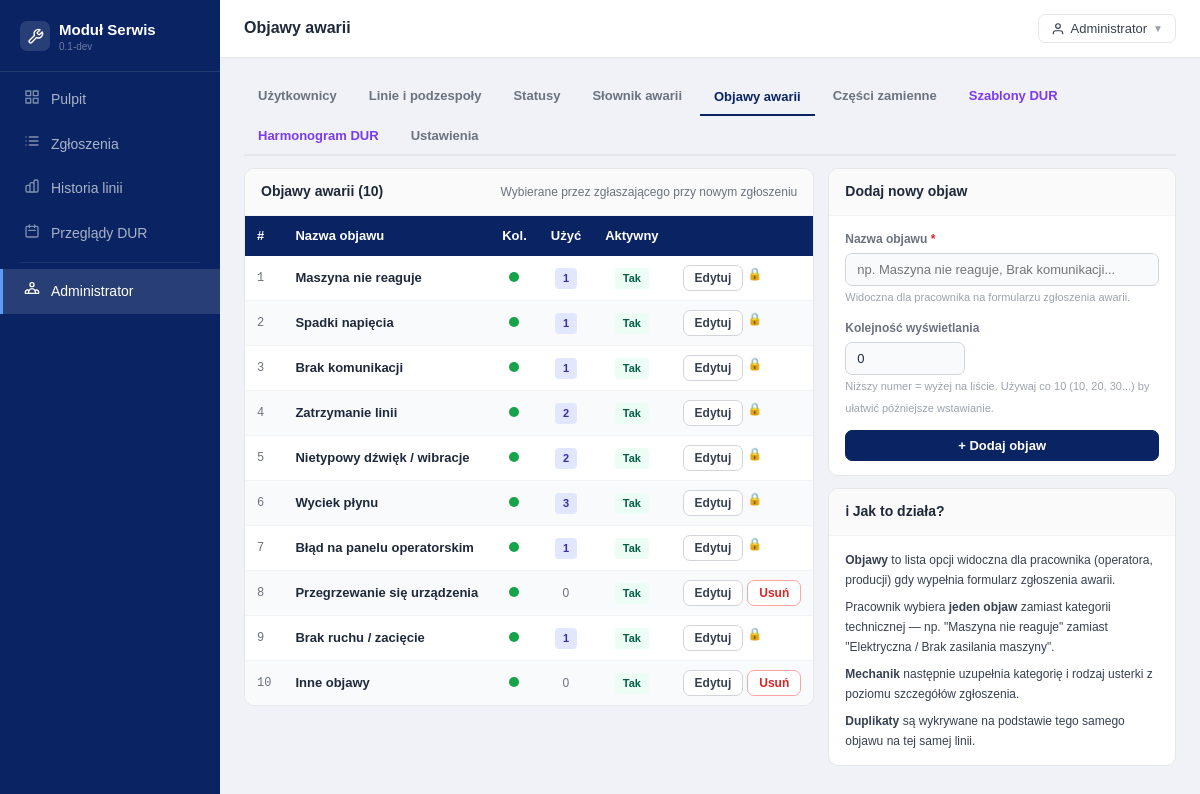
The page /index.php?route=admin_symptoms (signed in) on the database its author committed.
### tables this page shows
CREATE TABLE IF NOT EXISTS `failure_symptoms` (
    `id` INT UNSIGNED NOT NULL AUTO_INCREMENT,
    `name` VARCHAR(200) NOT NULL,
    `sort_order` INT UNSIGNED NOT NULL DEFAULT 0,
    `is_active` TINYINT(1) NOT NULL DEFAULT 1,
    `created_at` DATETIME NOT NULL DEFAULT CURRENT_TIMESTAMP,
    `updated_at` DATETIME NOT NULL DEFAULT CURRENT_TIMESTAMP ON UPDATE CURRENT_TIMESTAMP,
    PRIMARY KEY (`id`),
    KEY `idx_symptoms_active` (`is_active`),
    KEY `idx_symptoms_order` (`sort_order`)
);

### app/Controllers/AdminController.php (called while the page is built, shortened)
<?php
class AdminController
{
    public function symptoms(): void
    {
        $db = \App\Helpers\Database::get();
        $st = $db->query(
            "SELECT s.*, COUNT(f.id) AS usage_count
             FROM failure_symptoms s
             LEFT JOIN failures f ON f.symptom_id = s.id
             GROUP BY s.id
             ORDER BY s.sort_order, s.name"
        );
        $symptoms = $st->fetchAll();
        require BASE_PATH . '/templates/admin/symptoms.php';
    }
}

### app/Helpers/Helpers.php (called while the page is built, shortened)
<?php
class Helpers
{
    public static function e(mixed $v): string
    {
        return htmlspecialchars((string)($v ?? ''), ENT_QUOTES | ENT_HTML5, 'UTF-8');
    }
}

### templates/admin/symptoms.php (the view, shortened to what this page needs)
<?php
require BASE_PATH . '/templates/shared/header.php';
?>
<div class="atabs mb2">
  <a href="<?= BASE_URL ?>/index.php?route=admin_users" class="atab">Użytkownicy</a>
  <a href="<?= BASE_URL ?>/index.php?route=admin_lines" class="atab">Linie i podzespoły</a>
  <a href="<?= BASE_URL ?>/index.php?route=admin_statuses" class="atab">Statusy</a>
  <a href="<?= BASE_URL ?>/index.php?route=admin_dictionary" class="atab">Słownik awarii</a>
  <button class="atab active">Objawy awarii</button>
  <a href="<?= BASE_URL ?>/index.php?route=admin_spare_parts" class="atab">Części zamienne</a>
  <a href="<?= BASE_URL ?>/index.php?route=admin_dur_tmpl" class="atab v">Szablony DUR</a>
  <a href="<?= BASE_URL ?>/index.php?route=admin_dur_sched" class="atab v">Harmonogram DUR</a>
  <a href="<?= BASE_URL ?>/index.php?route=admin_settings" class="atab">Ustawienia</a>
</div>
<div class="g2">
  <div>
    <div class="card">
      <div class="card-head">
        <span class="card-title">Objawy awarii (<?= count($symptoms) ?>)</span>
        <span class="muted fs-sm">Wybierane przez zgłaszającego przy nowym zgłoszeniu</span>
      </div>
      <div class="twrap">
        <table>
          <thead>
            <tr>
              <th style="width:40px;">#</th>
              <th>Nazwa objawu</th>
              <th style="width:60px;text-align:center;">Kol.</th>
              <th style="width:70px;text-align:center;">Użyć</th>
              <th style="width:70px;text-align:center;">Aktywny</th>
              <th style="width:100px;"></th>
            </tr>
          </thead>
          <tbody>
            <?php if ($symptoms): ?>
              <?php foreach ($symptoms as $s): ?>
                <tr>
                  <td class="muted fs-sm mono"><?= (int)$s['sort_order'] ?></td>
                  <td class="fw6"><?= Helpers::e($s['name']) ?></td>
                  <td style="text-align:center;">
                    <span class="dot" style="background:<?= $s['is_active'] ? '#16a34a' : '#d1d5db' ?>;width:10px;height:10px;"></span>
                  </td>
                  <td style="text-align:center;">
                    <?php if ($s['usage_count'] > 0): ?>
                      <span class="badge" style="background:#e0e7ff;color:#3730a3;"><?= (int)$s['usage_count'] ?></span>
                    <?php else: ?>
                      <span class="muted fs-sm">0</span>
                    <?php endif; ?>
                  </td>
                  <td style="text-align:center;">
                    <?php if ($s['is_active']): ?>
                      <span class="badge" style="background:#ecfdf5;color:#065f46;">Tak</span>
                    <?php else: ?>
                      <span class="badge" style="background:#f3f4f6;color:#6b7280;">Nie</span>
                    <?php endif; ?>
                  </td>
                  <td>
                    <div style="display:flex;gap:4px;">
                      <button class="btn btn-sm"
                        onclick="editSymptom(<?= $s['id'] ?>, <?= htmlspecialchars(json_encode($s['name']), ENT_QUOTES) ?>, <?= (int)$s['sort_order'] ?>, <?= $s['is_active'] ? 1 : 0 ?>)">
                        Edytuj
                      </button>
                      <?php if ((int)$s['usage_count'] === 0): ?>
                        <form method="POST" action="<?= BASE_URL ?>/index.php?route=admin_symptom_delete"
                          style="display:inline;"
                          onsubmit="return confirm('Usunąć objaw &quot;<?= Helpers::e(addslashes($s['name'])) ?>&quot;?');">
                          <button type="submit" class="btn btn-sm" style="color:#dc2626;border-color:#fca5a5;">Usuń</button>
                        </form>
                      <?php else: ?>
                        <span class="muted fs-sm" title="Objaw jest używany w zgłoszeniach — dezaktywuj zamiast usuwać" style="cursor:help;">🔒</span>
                      <?php endif; ?>
                    </div>
                  </td>
                </tr>
              <?php endforeach; ?>
            <?php endif; ?>
          </tbody>
        </table>
      </div>
    </div>
  </div>
  <div>
    <div class="card">
      <div class="card-head">
        <span class="card-title" id="formTitle">Dodaj nowy objaw</span>
      </div>
      <div class="card-body">
        <form method="POST" action="<?= BASE_URL ?>/index.php?route=admin_symptom_save" id="symptomForm">
          <div class="fg">
            <label class="flbl" for="symptomName">Nazwa objawu <span class="req">*</span></label>
            <input type="text" name="name" id="symptomName" class="fc" required
              placeholder="np. Maszyna nie reaguje, Brak komunikacji..."
              maxlength="200">
            <span class="fhint">Widoczna dla pracownika na formularzu zgłoszenia awarii.</span>
          </div>
          <div class="fg">
            <label class="flbl" for="symptomOrder">Kolejność wyświetlania</label>
            <input type="number" name="sort_order" id="symptomOrder" class="fc"
              value="0" min="0" max="999" style="max-width:120px;">
            <span class="fhint">Niższy numer = wyżej na liście. Używaj co 10 (10, 20, 30...) by ułatwić późniejsze wstawianie.</span>
          </div>
          <button type="submit" class="btn btn-p btn-block" id="submitBtn">+ Dodaj objaw</button>
        </form>
      </div>
    </div>
    <div class="card mt2" style="margin-top:12px;">
      <div class="card-head"><span class="card-title">ℹ Jak to działa?</span></div>
      <div class="card-body fs-sm" style="color:#374151;line-height:1.7;">
        <p class="mb1"><strong>Objawy</strong> to lista opcji widoczna dla pracownika (operatora, producji) gdy wypełnia formularz zgłoszenia awarii.</p>
        <p class="mb1">Pracownik wybiera <strong>jeden objaw</strong> zamiast kategorii technicznej — np. "Maszyna nie reaguje" zamiast "Elektryczna / Brak zasilania maszyny".</p>
        <p class="mb1"><strong>Mechanik</strong> następnie uzupełnia kategorię i rodzaj usterki z poziomu szczegółów zgłoszenia.</p>
        <p><strong>Duplikaty</strong> są wykrywane na podstawie tego samego objawu na tej samej linii.</p>
      </div>
    </div>
  </div>
</div>
<?php require BASE_PATH . '/templates/shared/footer.php'; ?>

### templates/shared/header.php (style rules this page uses)
*, *::before, *::after { box-sizing: border-box; margin: 0; padding: 0; }
html, body { height: 100%; }
body { font-family: Arial, Helvetica, sans-serif; font-size: 14px; background: #f0f2f7; color: #1e293b; line-height: 1.55; }
a { color: #0a2463; text-decoration: none; }
.card { background: #fff; border: 1px solid #e5e7eb; border-radius: 10px; overflow: hidden; }
.card-head { padding: 12px 16px; border-bottom: 1px solid #f3f4f6; display: flex; align-items: center; justify-content: space-between; background: #fafafa; }
.card-title { font-size: 14px; font-weight: 700; color: #1e293b; }
.card-body { padding: 14px 16px; }
.btn { display: inline-flex; align-items: center; gap: 5px; padding: 7px 15px; border-radius: 7px; font-size: 13px; font-weight: 600; cursor: pointer; border: 1px solid #d1d5db; background: #fff; color: #374151; transition: background .12s; font-family: Arial, Helvetica, sans-serif; white-space: nowrap; text-decoration: none; }
.btn-p { background: #0a2463; color: #fff; border-color: #0a2463; }
.btn-sm { padding: 5px 11px; font-size: 12px; }
.btn-block { width: 100%; justify-content: center; }
.fg { margin-bottom: 12px; }
.flbl { display: block; font-size: 12px; font-weight: 600; color: #6b7280; margin-bottom: 4px; }
.req { color: #dc2626; }
.fc { display: block; width: 100%; padding: 8px 11px; border: 1px solid #d1d5db; border-radius: 7px; font-size: 13px; color: #1e293b; background: #f9fafb; font-family: Arial, Helvetica, sans-serif; transition: border-color .12s; outline: none; }
.fhint { font-size: 11px; color: #9ca3af; margin-top: 3px; }
.twrap { overflow-x: auto; }
table { width: 100%; border-collapse: collapse; font-size: 13px; }
thead th { background: #0a2463; color: #fff; font-weight: 600; padding: 10px 12px; text-align: left; white-space: nowrap; border: none; }
td { padding: 9px 12px; border-bottom: 1px solid #f3f4f6; color: #1e293b; white-space: nowrap; vertical-align: middle; }
tbody tr:nth-child(even) td { background: #f9fafb; }
tbody tr:last-child td { border-bottom: none; }
.badge { display: inline-block; padding: 2px 8px; border-radius: 4px; font-size: 11px; font-weight: 600; white-space: nowrap; }
.g2 { display: grid; grid-template-columns: 1fr 1fr; gap: 14px; }
.atabs { display: flex; gap: 4px; flex-wrap: wrap; margin-bottom: 16px; border-bottom: 2px solid #e5e7eb; }
.atab { padding: 8px 14px; font-size: 13px; font-weight: 600; border: none; border-bottom: 2px solid transparent; background: none; color: #6b7280; cursor: pointer; font-family: Arial, Helvetica, sans-serif; margin-bottom: -2px; text-decoration: none; display: inline-block; }
.atab.active { color: #0a2463; border-bottom-color: #0a2463; }
.atab.v { color: #7c3aed; }
.mb1 { margin-bottom: 6px; }
.mb2 { margin-bottom: 12px; }
.mt2 { margin-top: 12px; }
.muted { color: #6b7280; }
.fs-sm { font-size: 12px; }
.fw6 { font-weight: 600; }
.mono { font-family: monospace; }
.dot { width: 8px; height: 8px; border-radius: 50%; display: inline-block; flex-shrink: 0; }

### rows shown on the page
failure_symptoms: sort_order "1", name "Maszyna nie reaguje", is_active 1 (drawn), usage_count "1"
failure_symptoms: sort_order "2", name "Spadki napięcia", is_active 1 (drawn), usage_count "1"
failure_symptoms: sort_order "3", name "Brak komunikacji", is_active 1 (drawn), usage_count "1"
failure_symptoms: sort_order "4", name "Zatrzymanie linii", is_active 1 (drawn), usage_count "2"
failure_symptoms: sort_order "5", name "Nietypowy dźwięk / wibracje", is_active 1 (drawn), usage_count "2"
failure_symptoms: sort_order "6", name "Wyciek płynu", is_active 1 (drawn), usage_count "3"
failure_symptoms: sort_order "7", name "Błąd na panelu operatorskim", is_active 1 (drawn), usage_count "1"
failure_symptoms: sort_order "8", name "Przegrzewanie się urządzenia", is_active 1 (drawn), shows "0"
failure_symptoms: sort_order "9", name "Brak ruchu / zacięcie", is_active 1 (drawn), usage_count "1"
failure_symptoms: sort_order "10", name "Inne objawy", is_active 1 (drawn)

### other values the page prints
$appName "Moduł Serwis"
$appVersion "0.1-dev"
Helpers::e($item['label']) "Pulpit"
Helpers::e($item['label']) "Zgłoszenia"
Helpers::e($item['label']) "Historia linii"
Helpers::e($item['label']) "Przeglądy DUR"
Helpers::e($item['label']) "Administrator"
Helpers::e($pageTitle ?? 'Moduł Serwis') "Objawy awarii"
Helpers::e($user['name']) "Administrator"
count($symptoms) "10"
